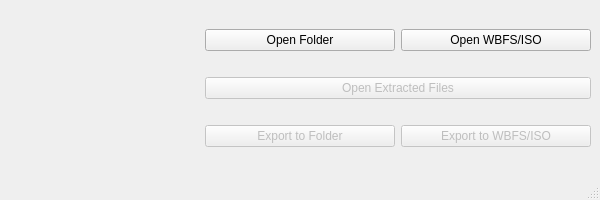
<?xml version="1.0" encoding="UTF-8"?>
<ui version="4.0">
 <class>MainWindow</class>
 <widget class="QMainWindow" name="MainWindow">
  <property name="geometry">
   <rect>
    <x>0</x>
    <y>0</y>
    <width>600</width>
    <height>200</height>
   </rect>
  </property>
  <property name="windowTitle">
   <string>Expunge</string>
  </property>
  <widget class="QWidget" name="centralwidget">
   <layout class="QGridLayout" name="gridLayout_2">
    <item row="0" column="2">
     <widget class="QPushButton" name="openFolder">
      <property name="text">
       <string>Open Folder</string>
      </property>
     </widget>
    </item>
    <item row="0" column="3">
     <widget class="QPushButton" name="openWbfsIso">
      <property name="text">
       <string>Open WBFS/ISO</string>
      </property>
     </widget>
    </item>
    <item row="1" column="2" colspan="2">
     <widget class="QPushButton" name="openExtractedFiles">
      <property name="enabled">
       <bool>false</bool>
      </property>
      <property name="text">
       <string>Open Extracted Files</string>
      </property>
     </widget>
    </item>
    <item row="2" column="2">
     <widget class="QPushButton" name="exportFolder">
      <property name="enabled">
       <bool>false</bool>
      </property>
      <property name="text">
       <string>Export to Folder</string>
      </property>
     </widget>
    </item>
    <item row="2" column="3">
     <widget class="QPushButton" name="exportWbfsIso">
      <property name="enabled">
       <bool>false</bool>
      </property>
      <property name="text">
       <string>Export to WBFS/ISO</string>
      </property>
     </widget>
    </item>
    <item row="1" column="0">
     <widget class="QLabel" name="openProgress">
      <property name="text">
       <string/>
      </property>
     </widget>
    </item>
    <item row="2" column="0">
     <widget class="QLabel" name="exportProgress">
      <property name="text">
       <string/>
      </property>
     </widget>
    </item>
   </layout>
  </widget>
  <widget class="QMenuBar" name="menubar">
   <property name="geometry">
    <rect>
     <x>0</x>
     <y>0</y>
     <width>600</width>
     <height>24</height>
    </rect>
   </property>
  </widget>
  <widget class="QStatusBar" name="statusbar"/>
 </widget>
 <resources/>
 <connections/>
</ui>
